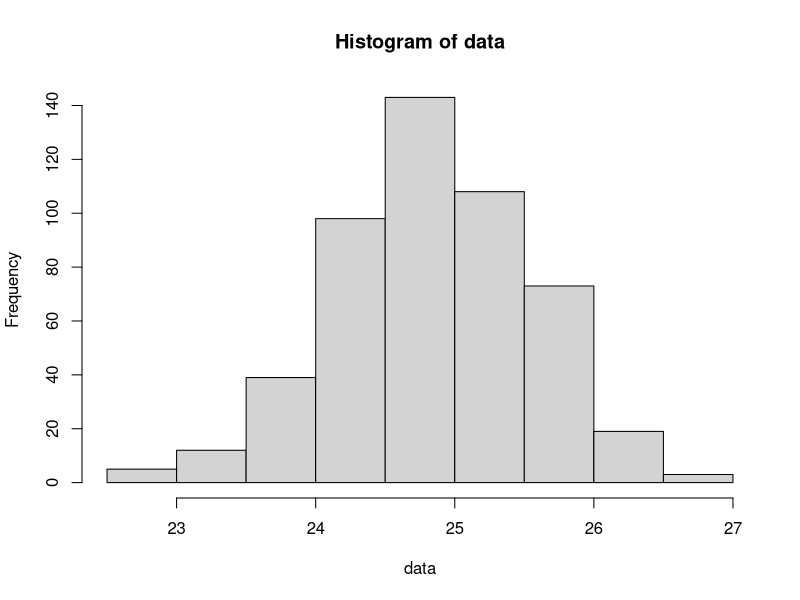
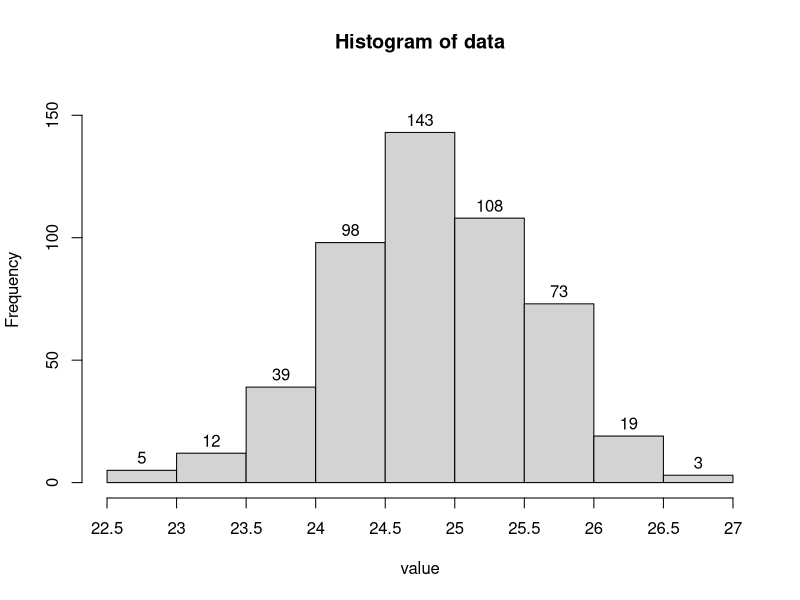

Source code (R) for these figures, in order:
## ---- chunk 1
## DATA GENERATION
types = c("bimodal","symmetric mound","skew left","skew right","uniform")
shapes1 = c(0.3, 20,   3,   1, 1)
shapes2 = c(0.3, 20,   1,   3, 1)

rrr = sample(1:5,1)
type = types[rrr]
shape1 = shapes1[rrr]
shape2 = shapes2[rrr]

n = sample(c(20,40,50,60,80,100),1)*5
offset = runif(1,0,60)
rng = sample(c(3,5,10,20,40,100),1)
data = rbeta(n,shape1,shape2)*rng + offset

## The frequency table
value = min(data):max(data)
frequency = tabulate(data)[value]
df_freq = data.frame(value, frequency)
myhist = hist(data,breaks=10)

nb = length(myhist$breaks)
nc = nb-1

lt1 = sample(c(T,F),1)
lt2 = sample(c(T,F),1)
s1 = sample(3:(nb-3),1)
b1 = myhist$breaks[s1]
if(lt1){
  t1 = "less"
  p1 = sum(myhist$counts[1:(s1-1)])/n
  s2 = sample(2:(s1-1),1)
  b2 = myhist$breaks[s2]
  if(lt2){
    t2 = "less"
    p2 = sum(myhist$counts[1:(s2-1)])/n
    p3 = sum(myhist$counts[1:(s2-1)])/sum(myhist$counts[1:(s1-1)])
  } else {
    t2 = "greater"
    p2 = sum(myhist$counts[s2:nc])/n
    p3 = sum(myhist$counts[s2:(s1-1)])/sum(myhist$counts[1:(s1-1)])
  }
} else {
  t1 = "greater"
  p1 = sum(myhist$counts[s1:nc])/n
  s2 = sample((s1+1):(nb-1),1)
  b2 = myhist$breaks[s2]
  if(lt2){
    t2 = "less"
    p2 = sum(myhist$counts[1:(s2-1)])/n
    p3 = sum(myhist$counts[s1:(s2-1)])/(n*p1)
  } else {
    t2 = "greater"
    p2 = sum(myhist$counts[s2:nc])/n
    p3 = sum(myhist$counts[s2:nc])/(n*p1)
  }
}

while(T){
  s4 = sample(2:(nb-2),1)
  if(s4 != s1 && s4 != s2){
    break
  }
}

b4 = myhist$breaks[s4]
p4 = sum(myhist$counts[1:(s4-1)])/n

## ---- chunk 2
hist(data,breaks=10,labels=TRUE,xlab="value",xlim=c(min(myhist$breaks),max(myhist$breaks)),ylim=c(0,max(myhist$counts)*1.1),xaxt="n")
axis(1, at=myhist$breaks, labels=myhist$breaks)
